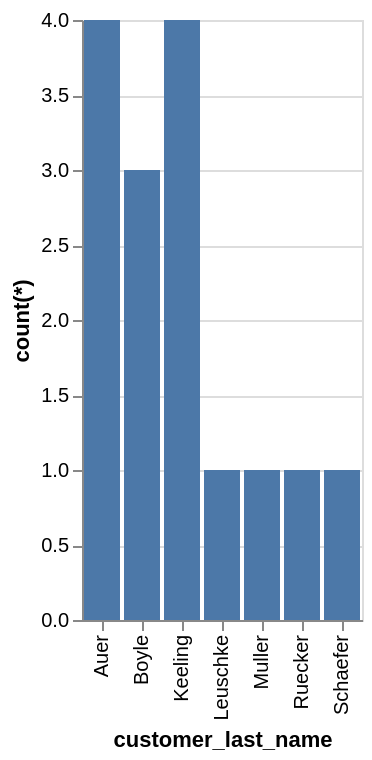

The specification (Vega-Lite) saved for this image:
### Vega-Lite specification from a JSON file in a GitHub repository (floating-point values rounded to 4 significant figures)
{"data": {"values": [{"x_data": "Auer", "y_data": 4}, {"x_data": "Boyle", "y_data": 3}, {"x_data": "Keeling", "y_data": 4}, {"x_data": "Leuschke", "y_data": 1}, {"x_data": "Muller", "y_data": 1}, {"x_data": "Ruecker", "y_data": 1}, {"x_data": "Schaefer", "y_data": 1}]}, "mark": "bar", "encoding": {"x": {"field": "x_data", "type": "nominal", "title": "customer_last_name", "sort": "ascending"}, "y": {"field": "y_data", "type": "quantitative", "title": "count(*)"}}}
